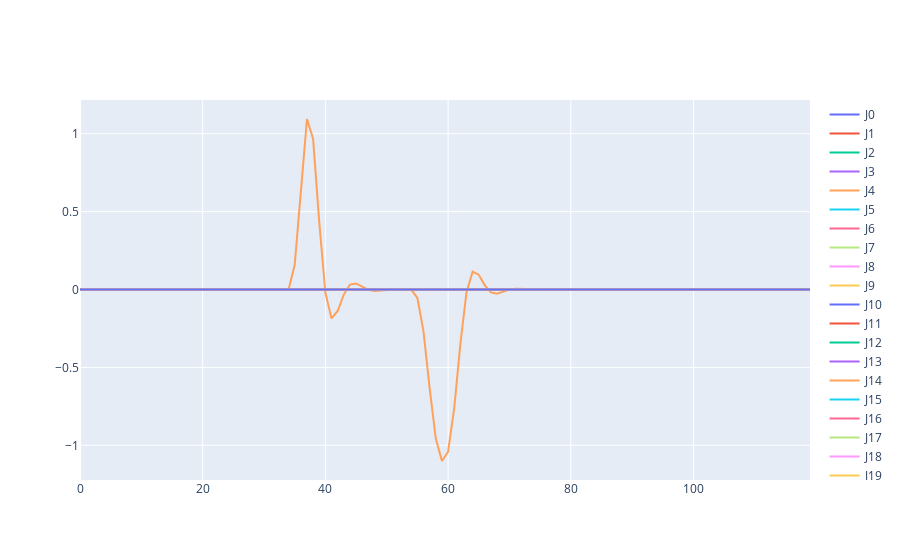

Notebook cell for this chart:
### Code cell
# plot the normalised contact info
cInfo = calc_local_motion_phase(np.copy(contact_info.T))
x = np.arange(contact_info.shape[0])

fig = go.Figure()
i = 0
for jo in cInfo:
    fig.add_trace(go.Scatter(x=x, y=jo, name="J"+str(i)))
    i+=1
fig.show()
